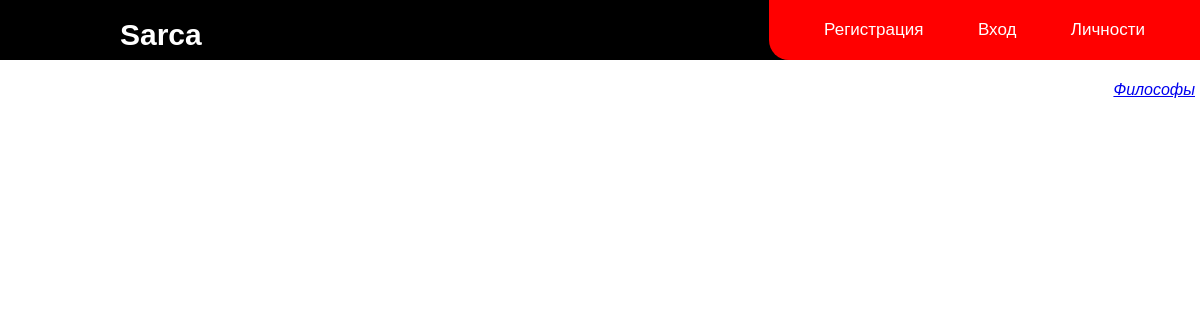
The page /individuals/ on the database as committed earlier.
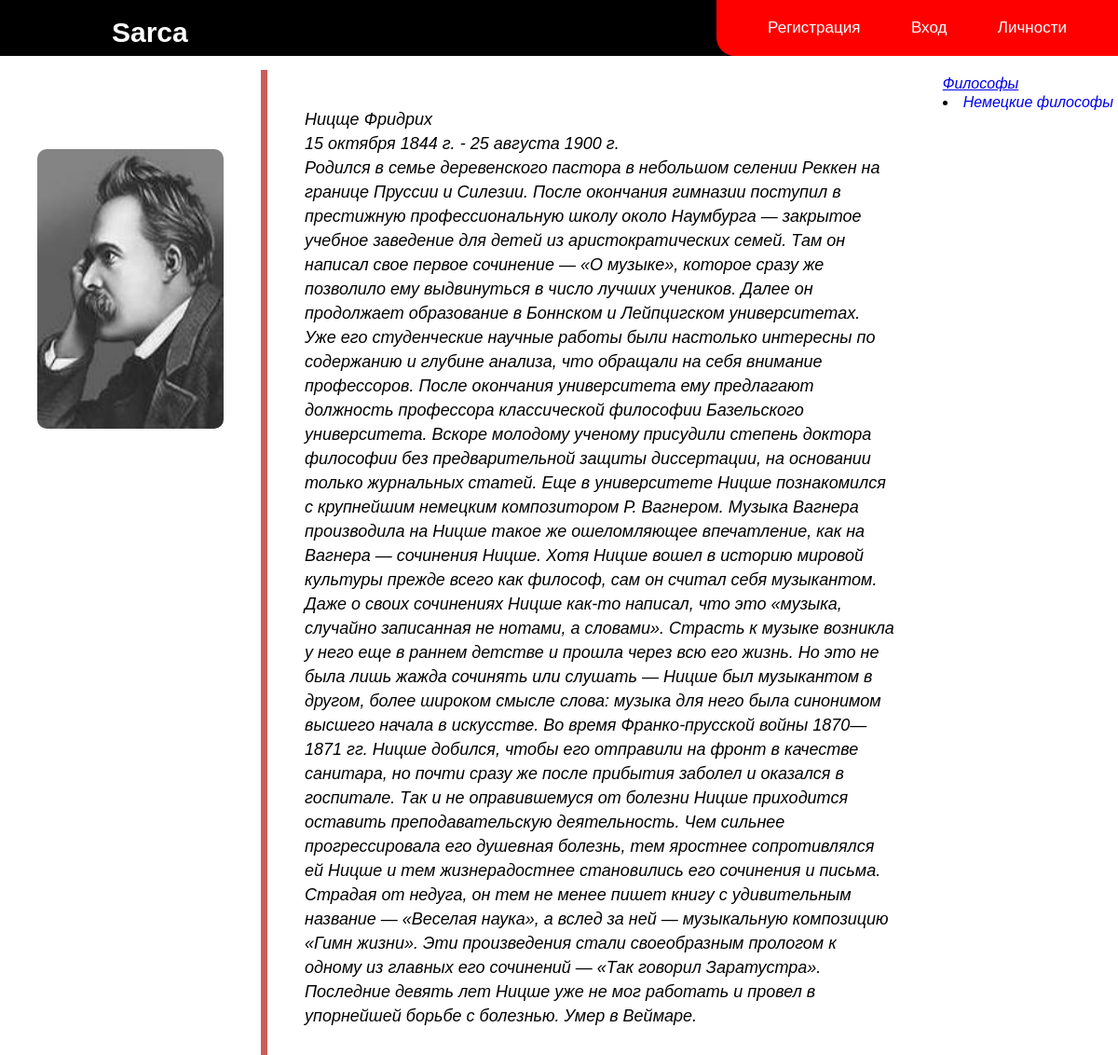
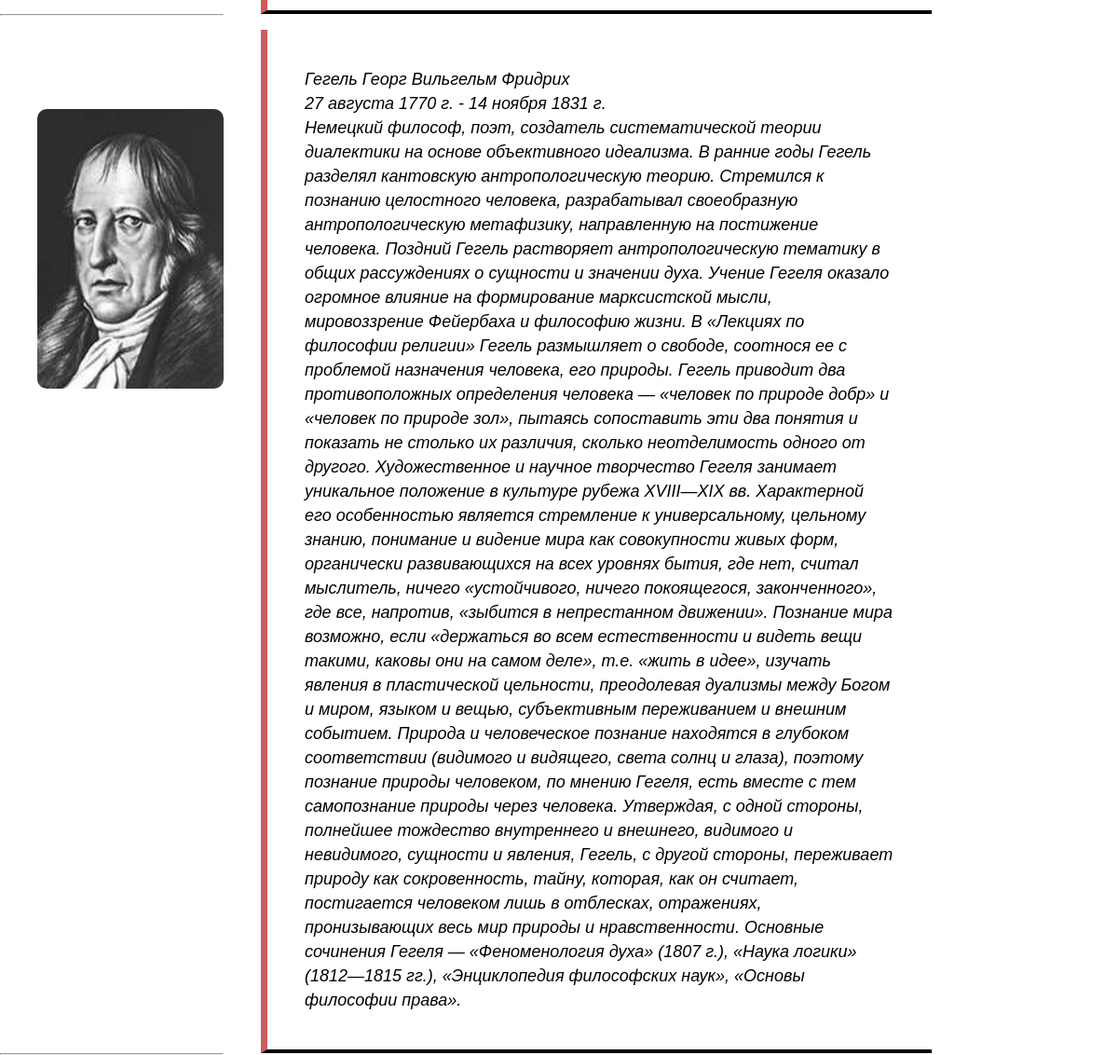
The same page on the database as committed later (2 pictures, top to bottom).
### Philosophy/models.py (models this page shows, shortened)
class category(models.Model):
    name = models.CharField(max_length=255, db_index=True, verbose_name='Категория')
    def get_absolute_url(self):
        return reverse('category', kwargs={'category_id': self.pk})
    class Meta:
        verbose_name = 'Категория'
        verbose_name_plural = 'Категорий'

class Individuals(models.Model):
    name = models.CharField(max_length=100, verbose_name='Имя философа')
    surname = models.CharField(max_length=100, verbose_name='Фамилия философа')
    biography = models.TextField(verbose_name='Биография')
    photo = models.ImageField(verbose_name='Фото',null = True)
    birth_time = models.DateField(verbose_name='День рождения')
    death_time = models.DateField(verbose_name='День смерти')
    category= models.ForeignKey('category', on_delete=models.PROTECT, verbose_name='Категория')
    class Meta:
        verbose_name = 'Личность'
        verbose_name_plural = 'Личности'

### Philosophy/views.py (the view)
class IndividualsAbout(ListView):
    model = Individuals
    template_name = 'Philosophy/Individuals.html'
    context_object_name = 'posts'
    def get_context_data(self, *, object_list=None, **kwargs):
        context = super().get_context_data(**kwargs)
        context['title'] = 'Личности'
        context['cat'] = category.objects.all()
        return context

### templates/Philosophy/Individuals.html
{% extends 'Philosophy/base.html' %}
{% block Content %}
                <div class = 'individ-category'>
                        {% if cat_selected == 0 %}
                            <li>
                                 <a > Философы </a>
                             </li>
                            {% else %}
                             <a href = "{% url 'individuals' %}"> Философы </a>
                        {% endif %}
                        {% for category in cat %}
                            {% if category.pk == cat_selected %}
                                <li>{{ category.name }}</li>
                            {% else %}
                                <li>
                                    <a href="{{ category.get_absolute_url }}" >{{ category.name }}</a>
                                </li>
                            {% endif %}
                        {% endfor %}
                </div>
            {% for individ in posts%}
                <div class = "individ-block">
                 <div class = 'image-container'>
                     <img src="{{individ.photo.url}} " alt="Individual" class="individ-photo">
                 </div>
                 <div class="container-individ">
                        <p>{{ individ.name }} {{ individ.surname }}</p>
                        <p>{{ individ.birth_time }} - {{ individ.death_time }}</p>
                        <p>{{ individ.biography }}</p>
                 </div>
                <hr>
                </div>
            {% endfor %}
{% endblock Content %}

### templates/Philosophy/base.html (shortened to what this page needs)
<!DOCTYPE html>
{% load static %}
<html lang="en">
<head>
    <link rel="stylesheet"  href="{%  static  'css/styles.css'  %}">
</head>
<body>
{% block MainMenu %}
    <header class="header">
        <nav>
            <a href="{% url 'MainPage' %}" class = 'logo' >Sarca</a>
            <div class="nav-links">
                    <ul>
                        {% if request.user.is_authenticated %}
                            <li ><a href="{% url 'AddArticle' %}" >Добавить статью</a></li>
                            <li ><a href="{% url 'individuals' %}" >Личности</a></li>
                            <a href="#" class="Username_Loged" >{{ user.username }}</a>
                             <li ><a href="{% url 'logout' %}" >Выйти</a></li>
                        {% else %}
                        <li ><a href="{% url 'Register' %}" >Регистрация</a></li>
                        <li ><a href="{% url 'Login' %}" >Вход</a></li>
                        <li ><a href="{% url 'individuals' %}" >Личности</a></li>
                        {% endif %}
                    </ul>
            </div>
        </nav>
    </header>
{% endblock MainMenu %}
{% block Content %}
{% endblock Content %}
</body>
</html>

### Philosophy/static/css/styles.css (style rules this page uses)
* { padding: 0; margin: 0; font-family:"Arial"; }
.header { background: black; color:white; position: relative; }
nav { display: flex; justify-content: space-between; align-items: center; position: relative; }
.logo { text-decoration: none; color:white; font-size: 30px; font-weight: bold; padding-top: 10px; padding-left: 10%; z-index: 1; }
.nav-links { text-align: right; background: red; padding: 10px 30px; border-bottom-left-radius: 20px; }
.nav-links ul li { list-style: none; display: inline-block; padding: 10px 25px; }
.nav-links ul li a { color:white; text-decoration: none; font-size: 17px; }
.individ-block { display: grid; grid-template-areas: 200px 1fr 300px; grid-column-gap: 20px; }
.container-individ { grid-column-start: 1; grid-column-end:2; margin-left: 20px; margin-right: 200px; margin-top:15px ; padding: 40px; border-left: 7px solid indianred; border-bottom: 4px solid black; font-style: italic; line-height: 26px; font-weight: normal; font-size: 18px; }
.image-container { grid-column-start: 0; grid-column-end: 1; margin-left: 40px; margin-top:100px }
.individ-photo { width: 200px; height: 300px; border-radius: 10px; }
.individ-category { position:absolute; right: 0; top:80px; margin-right: 5px; font-style: italic; line-height: 20px; font-weight: normal; font-size: 16px; }
.individ-category li a { text-decoration: none; }

Rows that differ between the two databases and show on the page:
added category: name "Немецкие философы"
added Individuals: photo (picture), name "Ницще", surname "Фридрих", birth_time "15 октября 1844 г.", death_time "25 августа 1900 г.", biography "Родился в семье деревенского пастора в небольшом селении Реккен на границе Пруссии и Силезии. После окончания гимназии поступил в престижную профессиональную школу около Наумбурга — закрытое учебное заведение для детей из аристократических семей. Там он написал свое первое сочинение — «О музыке», которое сразу же позволило ему выдвинуться в число лучших учеников. Далее он продолжает образование в Боннском и Лейпцигском университетах. Уже его студенческие научные работы были настолько интересны по содержанию и глубине анализа, что обращали на себя внимание профессоров. После окончания университета ему предлагают должность профессора классической философии Базельского университета. Вскоре…"
added Individuals: photo (picture), name "Гегель", surname "Георг Вильгельм Фридрих", birth_time "27 августа 1770 г.", death_time "14 ноября 1831 г.", biography "Немецкий философ, поэт, создатель систематической теории диалектики на основе объективного идеализма. В ранние годы Гегель разделял кантовскую антропологическую теорию. Стремился к познанию целостного человека, разрабатывал своеобразную антропологическую метафизику, направленную на постижение человека. Поздний Гегель растворяет антропологическую тематику в общих рассуждениях о сущности и значении духа. Учение Гегеля оказало огромное влияние на формирование марксистской мысли, мировоззрение Фейербаха и философию жизни. В «Лекциях по философии религии» Гегель размышляет о свободе, соотнося ее с проблемой назначения человека, его природы. Гегель приводит два противоположных определения…"
